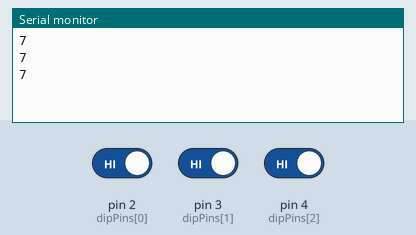
Bench run of a sketch on a simulated Arduino Uno, built with avr-gcc and run on an emulated ATmega328P. Parts: the last lines printed to the serial monitor. Inputs (shaded band) come from the test bench; at power-on: pin 2 (dipPins[0]) HIGH, pin 3 (dipPins[1]) HIGH, pin 4 (dipPins[2]) HIGH.

Above: at 2.8 s.
2.9 s: pin 2 (dipPins[0]) driven LOW
At 3.8 s:
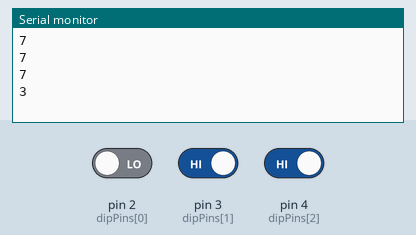
4.4 s: pin 3 (dipPins[1]) driven LOW
At 5.7 s:
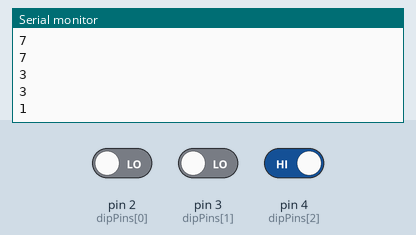
5.9 s: pin 4 (dipPins[2]) driven LOW
At 6.4 s:
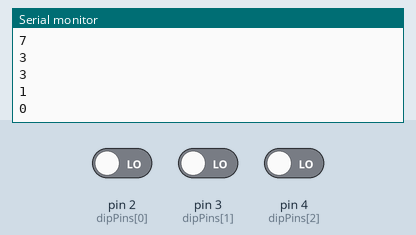
7.4 s: pin 2 (dipPins[0]) driven HIGH
At 8.7 s:
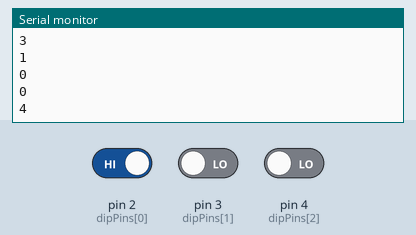
8.9 s: pin 3 (dipPins[1]) driven HIGH
At 9.8 s:
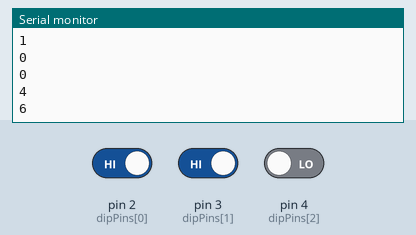
Timing chart, 0 to 11.4 s (numbered marks = the images above; inputs shaded):
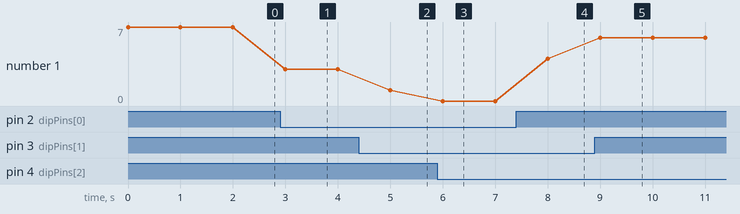

Measured:
- after the input at 2.9 s, the serial monitor: prints a new line after 0.10 s (image 1)
- after the input at 4.4 s, the serial monitor: prints a new line after 0.60 s (image 2)
- after the input at 5.9 s, the serial monitor: prints a new line after 0.10 s (image 3)
- after the input at 7.4 s, the serial monitor: prints a new line after 0.60 s (image 4)
- after the input at 8.9 s, the serial monitor: prints a new line after 0.10 s (image 5)
- plotted number 1: 7 → 3 after the input at 2.9 s, 3 → 1 after the input at 4.4 s, 1 → 0 after the input at 5.9 s, 0 → 4 after the input at 7.4 s, 4 → 6 after the input at 8.9 s

The sketch:

Dip_switch.ino
```cpp
int dipPins[] = {2, 3, 4, 5};       // DIP Switch Pins
int SwitchAddress;

void setup()
{
 Serial.begin(9600);
 int i;
 for(i = 0; i<=3; i++){
   pinMode(dipPins[i], INPUT);      // set the digital pins (defined above) as input
   digitalWrite(dipPins[i], HIGH);  // set internal pullup resistor on
  }
}

void loop()
{
SwitchAddress = address();
Serial.println(SwitchAddress);
delay(1000);
}
//Read state from DIP Switch (4 positions used)
byte address(){
 int i,j=0;

 //Get the switches state
 for(i=0; i<=2; i++){
 j = (j << 1) | digitalRead(dipPins[i]);   // read each input pin
 }
 return j; //return address
}
```
